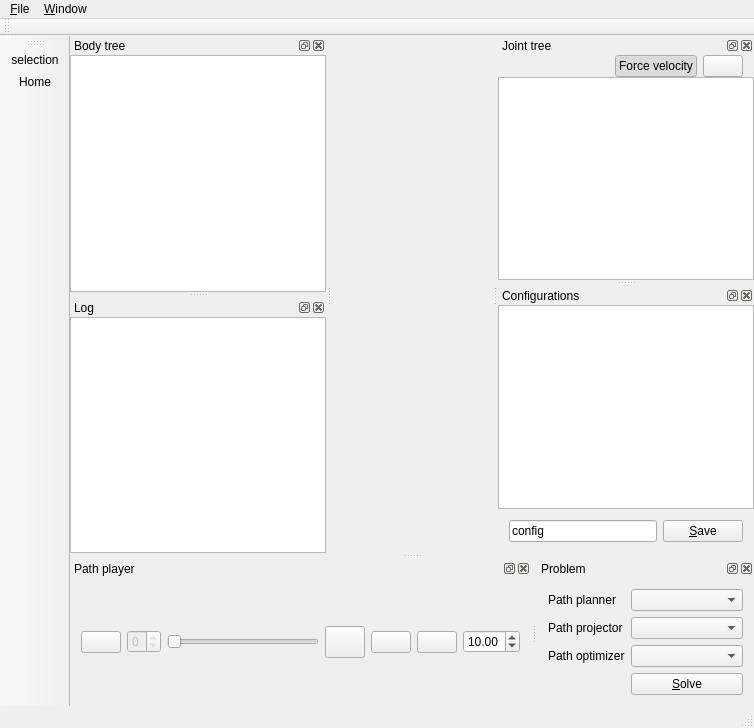
<?xml version="1.0" encoding="UTF-8"?>
<ui version="4.0">
 <class>MainWindow</class>
 <widget class="QMainWindow" name="MainWindow">
  <property name="geometry">
   <rect>
    <x>0</x>
    <y>0</y>
    <width>754</width>
    <height>728</height>
   </rect>
  </property>
  <property name="windowTitle">
   <string>HPP</string>
  </property>
  <property name="windowIcon">
   <iconset theme="hpp-gui">
    <normaloff/>
   </iconset>
  </property>
  <property name="autoFillBackground">
   <bool>false</bool>
  </property>
  <widget class="QWidget" name="centralWidget">
   <property name="sizePolicy">
    <sizepolicy hsizetype="Preferred" vsizetype="Preferred">
     <horstretch>0</horstretch>
     <verstretch>0</verstretch>
    </sizepolicy>
   </property>
   <property name="autoFillBackground">
    <bool>false</bool>
   </property>
   <property name="styleSheet">
    <string notr="true">image: url(:/img/gepetto.png);</string>
   </property>
   <layout class="QVBoxLayout" name="verticalLayout_5"/>
  </widget>
  <widget class="QMenuBar" name="menuBar">
   <property name="geometry">
    <rect>
     <x>0</x>
     <y>0</y>
     <width>754</width>
     <height>27</height>
    </rect>
   </property>
   <widget class="QMenu" name="menuFile">
    <property name="title">
     <string>&amp;File</string>
    </property>
    <addaction name="actionCreate_view"/>
    <addaction name="actionLoad_robot_from_file"/>
    <addaction name="actionLoad_environment"/>
    <addaction name="separator"/>
    <addaction name="actionQuit"/>
   </widget>
   <widget class="QMenu" name="menuWindow">
    <property name="title">
     <string>&amp;Window</string>
    </property>
   </widget>
   <addaction name="menuFile"/>
   <addaction name="menuWindow"/>
  </widget>
  <widget class="QToolBar" name="mainToolBar">
   <property name="windowTitle">
    <string>Main</string>
   </property>
   <property name="iconSize">
    <size>
     <width>12</width>
     <height>12</height>
    </size>
   </property>
   <attribute name="toolBarArea">
    <enum>TopToolBarArea</enum>
   </attribute>
   <attribute name="toolBarBreak">
    <bool>false</bool>
   </attribute>
  </widget>
  <widget class="QStatusBar" name="statusBar"/>
  <widget class="QDockWidget" name="dockWidget_bodyTree">
   <property name="contextMenuPolicy">
    <enum>Qt::DefaultContextMenu</enum>
   </property>
   <property name="allowedAreas">
    <set>Qt::LeftDockWidgetArea|Qt::RightDockWidgetArea</set>
   </property>
   <property name="windowTitle">
    <string>Body tree</string>
   </property>
   <attribute name="dockWidgetArea">
    <number>1</number>
   </attribute>
   <widget class="QWidget" name="dockWidgetContent">
    <layout class="QHBoxLayout" name="horizontalLayout">
     <property name="spacing">
      <number>0</number>
     </property>
     <property name="sizeConstraint">
      <enum>QLayout::SetMaximumSize</enum>
     </property>
     <property name="leftMargin">
      <number>0</number>
     </property>
     <property name="topMargin">
      <number>0</number>
     </property>
     <property name="rightMargin">
      <number>0</number>
     </property>
     <property name="bottomMargin">
      <number>0</number>
     </property>
     <item>
      <widget class="QTreeView" name="bodyTree">
       <property name="contextMenuPolicy">
        <enum>Qt::CustomContextMenu</enum>
       </property>
       <property name="headerHidden">
        <bool>true</bool>
       </property>
      </widget>
     </item>
    </layout>
   </widget>
  </widget>
  <widget class="QDockWidget" name="dockWidget_jointTree">
   <property name="windowTitle">
    <string>Joint tree</string>
   </property>
   <attribute name="dockWidgetArea">
    <number>2</number>
   </attribute>
   <widget class="QWidget" name="dockWidgetContents_2">
    <layout class="QVBoxLayout" name="verticalLayout">
     <property name="spacing">
      <number>0</number>
     </property>
     <property name="leftMargin">
      <number>0</number>
     </property>
     <property name="topMargin">
      <number>0</number>
     </property>
     <property name="rightMargin">
      <number>0</number>
     </property>
     <property name="bottomMargin">
      <number>0</number>
     </property>
     <item>
      <widget class="QWidget" name="widget_2" native="true">
       <layout class="QHBoxLayout" name="horizontalLayout_2">
        <property name="topMargin">
         <number>0</number>
        </property>
        <property name="bottomMargin">
         <number>0</number>
        </property>
        <item>
         <spacer name="horizontalSpacer">
          <property name="orientation">
           <enum>Qt::Horizontal</enum>
          </property>
          <property name="sizeHint" stdset="0">
           <size>
            <width>40</width>
            <height>20</height>
           </size>
          </property>
         </spacer>
        </item>
        <item>
         <widget class="QPushButton" name="button_forceVelocity">
          <property name="toolTip">
           <string>&lt;html&gt;&lt;head/&gt;&lt;body&gt;&lt;p&gt;When possible, force velocity mode.&lt;/p&gt;&lt;p&gt;&lt;br/&gt;&lt;/p&gt;&lt;p&gt;There are two modes available for editing the value of a joint:&lt;/p&gt;&lt;p&gt;- velocity: the user provides a speed to be integrated by HPP;&lt;/p&gt;&lt;p&gt;- position: the user provides the value of the joint.&lt;/p&gt;&lt;/body&gt;&lt;/html&gt;</string>
          </property>
          <property name="text">
           <string>Force velocity</string>
          </property>
          <property name="checkable">
           <bool>true</bool>
          </property>
          <property name="checked">
           <bool>true</bool>
          </property>
         </widget>
        </item>
        <item>
         <widget class="QPushButton" name="refreshButton">
          <property name="text">
           <string/>
          </property>
          <property name="icon">
           <iconset theme="view-refresh" resource="../../../../res/images.qrc">
            <normaloff>:/icons/refresh.png</normaloff>:/icons/refresh.png</iconset>
          </property>
          <property name="iconSize">
           <size>
            <width>18</width>
            <height>18</height>
           </size>
          </property>
         </widget>
        </item>
       </layout>
      </widget>
     </item>
     <item>
      <widget class="QTreeView" name="jointTree">
       <property name="contextMenuPolicy">
        <enum>Qt::CustomContextMenu</enum>
       </property>
       <property name="headerHidden">
        <bool>true</bool>
       </property>
       <attribute name="headerVisible">
        <bool>false</bool>
       </attribute>
      </widget>
     </item>
    </layout>
   </widget>
  </widget>
  <widget class="QToolBar" name="osgToolBar">
   <property name="windowTitle">
    <string>OSG</string>
   </property>
   <property name="toolTip">
    <string>Selection</string>
   </property>
   <property name="iconSize">
    <size>
     <width>16</width>
     <height>16</height>
    </size>
   </property>
   <attribute name="toolBarArea">
    <enum>LeftToolBarArea</enum>
   </attribute>
   <attribute name="toolBarBreak">
    <bool>false</bool>
   </attribute>
   <addaction name="actionSelection"/>
   <addaction name="actionHome"/>
  </widget>
  <widget class="QDockWidget" name="dockWidget_configurations">
   <property name="windowTitle">
    <string>Configurations</string>
   </property>
   <attribute name="dockWidgetArea">
    <number>2</number>
   </attribute>
   <widget class="QWidget" name="dockWidgetContents_3">
    <layout class="QVBoxLayout" name="verticalLayout_2">
     <property name="spacing">
      <number>0</number>
     </property>
     <property name="leftMargin">
      <number>0</number>
     </property>
     <property name="topMargin">
      <number>0</number>
     </property>
     <property name="rightMargin">
      <number>0</number>
     </property>
     <property name="bottomMargin">
      <number>0</number>
     </property>
     <item>
      <widget class="ConfigurationListWidget" name="widget_configurations" native="true">
       <layout class="QVBoxLayout" name="verticalLayout_4">
        <property name="spacing">
         <number>0</number>
        </property>
        <property name="leftMargin">
         <number>0</number>
        </property>
        <property name="topMargin">
         <number>0</number>
        </property>
        <property name="rightMargin">
         <number>0</number>
        </property>
        <property name="bottomMargin">
         <number>0</number>
        </property>
        <item>
         <widget class="QListWidget" name="listConfigurations">
          <property name="contextMenuPolicy">
           <enum>Qt::CustomContextMenu</enum>
          </property>
         </widget>
        </item>
        <item>
         <widget class="QWidget" name="widget" native="true">
          <layout class="QHBoxLayout" name="horizontalLayout_6">
           <item>
            <widget class="QLineEdit" name="lineEdit_configName">
             <property name="text">
              <string>config</string>
             </property>
            </widget>
           </item>
           <item>
            <widget class="QPushButton" name="button_SaveConfig">
             <property name="text">
              <string>&amp;Save</string>
             </property>
             <property name="icon">
              <iconset theme="list-add">
               <normaloff/>
              </iconset>
             </property>
             <property name="iconSize">
              <size>
               <width>16</width>
               <height>16</height>
              </size>
             </property>
            </widget>
           </item>
          </layout>
         </widget>
        </item>
       </layout>
      </widget>
     </item>
    </layout>
   </widget>
  </widget>
  <widget class="QDockWidget" name="dockWidget_player">
   <property name="allowedAreas">
    <set>Qt::BottomDockWidgetArea|Qt::TopDockWidgetArea</set>
   </property>
   <property name="windowTitle">
    <string>Path player</string>
   </property>
   <attribute name="dockWidgetArea">
    <number>8</number>
   </attribute>
   <widget class="PathPlayer" name="dockWidgetContents_player">
    <layout class="QHBoxLayout" name="horizontalLayout_3">
     <item>
      <widget class="QPushButton" name="refreshButton_path">
       <property name="text">
        <string/>
       </property>
       <property name="icon">
        <iconset theme="view-refresh" resource="../../../../res/images.qrc">
         <normaloff>:/icons/refresh.png</normaloff>:/icons/refresh.png</iconset>
       </property>
       <property name="iconSize">
        <size>
         <width>18</width>
         <height>18</height>
        </size>
       </property>
      </widget>
     </item>
     <item>
      <widget class="QSpinBox" name="pathIndexSpin">
       <property name="enabled">
        <bool>false</bool>
       </property>
       <property name="toolTip">
        <string>Path index</string>
       </property>
       <property name="prefix">
        <string/>
       </property>
       <property name="maximum">
        <number>0</number>
       </property>
      </widget>
     </item>
     <item>
      <widget class="QSlider" name="pathSlider">
       <property name="enabled">
        <bool>false</bool>
       </property>
       <property name="maximum">
        <number>99999</number>
       </property>
       <property name="orientation">
        <enum>Qt::Horizontal</enum>
       </property>
      </widget>
     </item>
     <item>
      <widget class="QPushButton" name="playPauseButton">
       <property name="sizePolicy">
        <sizepolicy hsizetype="Fixed" vsizetype="Fixed">
         <horstretch>0</horstretch>
         <verstretch>0</verstretch>
        </sizepolicy>
       </property>
       <property name="minimumSize">
        <size>
         <width>32</width>
         <height>32</height>
        </size>
       </property>
       <property name="baseSize">
        <size>
         <width>32</width>
         <height>32</height>
        </size>
       </property>
       <property name="toolTip">
        <string>Play/pause</string>
       </property>
       <property name="text">
        <string/>
       </property>
       <property name="icon">
        <iconset resource="../../../../res/images.qrc">
         <normaloff>:/icons/play.png</normaloff>
         <normalon>:/icons/pause.png</normalon>:/icons/play.png</iconset>
       </property>
       <property name="checkable">
        <bool>true</bool>
       </property>
       <property name="checked">
        <bool>false</bool>
       </property>
       <property name="default">
        <bool>false</bool>
       </property>
       <property name="flat">
        <bool>false</bool>
       </property>
      </widget>
     </item>
     <item>
      <widget class="QPushButton" name="stopButton">
       <property name="sizePolicy">
        <sizepolicy hsizetype="Fixed" vsizetype="Fixed">
         <horstretch>0</horstretch>
         <verstretch>0</verstretch>
        </sizepolicy>
       </property>
       <property name="baseSize">
        <size>
         <width>32</width>
         <height>32</height>
        </size>
       </property>
       <property name="toolTip">
        <string>Stop</string>
       </property>
       <property name="text">
        <string/>
       </property>
       <property name="icon">
        <iconset resource="../../../../res/images.qrc">
         <normaloff>:/icons/stop.png</normaloff>:/icons/stop.png</iconset>
       </property>
      </widget>
     </item>
     <item>
      <widget class="QPushButton" name="recordButton">
       <property name="sizePolicy">
        <sizepolicy hsizetype="Fixed" vsizetype="Fixed">
         <horstretch>0</horstretch>
         <verstretch>0</verstretch>
        </sizepolicy>
       </property>
       <property name="baseSize">
        <size>
         <width>32</width>
         <height>32</height>
        </size>
       </property>
       <property name="toolTip">
        <string>&lt;html&gt;&lt;head/&gt;&lt;body&gt;&lt;p&gt;Record the central widget as a sequence of images. You can find the images in /tmp/hpp_gui/record/img_%d.jpeg&lt;/p&gt;&lt;/body&gt;&lt;/html&gt;</string>
       </property>
       <property name="text">
        <string/>
       </property>
       <property name="icon">
        <iconset resource="../../../../res/images.qrc">
         <normaloff>:/icons/record.png</normaloff>:/icons/record.png</iconset>
       </property>
       <property name="checkable">
        <bool>true</bool>
       </property>
      </widget>
     </item>
     <item>
      <widget class="QDoubleSpinBox" name="timeSpinBox">
       <property name="toolTip">
        <string>Total time</string>
       </property>
       <property name="value">
        <double>10.000000000000000</double>
       </property>
      </widget>
     </item>
    </layout>
   </widget>
  </widget>
  <widget class="QDockWidget" name="dockWidget_solver">
   <property name="windowTitle">
    <string>Problem</string>
   </property>
   <attribute name="dockWidgetArea">
    <number>8</number>
   </attribute>
   <widget class="SolverWidget" name="dockWidgetContents_solver">
    <layout class="QFormLayout" name="formLayout_3">
     <property name="fieldGrowthPolicy">
      <enum>QFormLayout::AllNonFixedFieldsGrow</enum>
     </property>
     <item row="0" column="0">
      <widget class="QLabel" name="pathPlannerLabel">
       <property name="text">
        <string>Path planner</string>
       </property>
      </widget>
     </item>
     <item row="0" column="1">
      <widget class="QComboBox" name="pathPlannerComboBox"/>
     </item>
     <item row="1" column="0">
      <widget class="QLabel" name="pathProjectorLabel">
       <property name="text">
        <string>Path projector</string>
       </property>
      </widget>
     </item>
     <item row="1" column="1">
      <widget class="QComboBox" name="pathProjectorComboBox"/>
     </item>
     <item row="3" column="1">
      <widget class="QPushButton" name="pushButtonSolve">
       <property name="text">
        <string>&amp;Solve</string>
       </property>
       <property name="icon">
        <iconset theme="games-solve">
         <normaloff/>
        </iconset>
       </property>
      </widget>
     </item>
     <item row="2" column="0">
      <widget class="QLabel" name="pathOptimizerLabel">
       <property name="text">
        <string>Path optimizer</string>
       </property>
      </widget>
     </item>
     <item row="2" column="1">
      <widget class="QComboBox" name="pathOptimizerComboBox"/>
     </item>
    </layout>
   </widget>
  </widget>
  <widget class="QDockWidget" name="dockWidget_log">
   <property name="windowIcon">
    <iconset theme="dialog-information">
     <normaloff/>
    </iconset>
   </property>
   <property name="windowTitle">
    <string>Log</string>
   </property>
   <attribute name="dockWidgetArea">
    <number>1</number>
   </attribute>
   <widget class="QWidget" name="dockWidgetContents_4">
    <layout class="QVBoxLayout" name="verticalLayout_3">
     <property name="leftMargin">
      <number>0</number>
     </property>
     <property name="topMargin">
      <number>0</number>
     </property>
     <property name="rightMargin">
      <number>0</number>
     </property>
     <property name="bottomMargin">
      <number>0</number>
     </property>
     <item>
      <widget class="QTextEdit" name="logText"/>
     </item>
    </layout>
   </widget>
  </widget>
  <action name="actionCreate_view">
   <property name="icon">
    <iconset theme="window-new">
     <normaloff/>
    </iconset>
   </property>
   <property name="text">
    <string>Create &amp;view</string>
   </property>
  </action>
  <action name="actionLoad_robot_from_file">
   <property name="icon">
    <iconset theme="list-add">
     <normaloff/>
    </iconset>
   </property>
   <property name="text">
    <string>Load &amp;robot from file</string>
   </property>
  </action>
  <action name="actionQuit">
   <property name="icon">
    <iconset theme="window-close">
     <normaloff/>
    </iconset>
   </property>
   <property name="text">
    <string>&amp;Quit</string>
   </property>
  </action>
  <action name="actionLoad_environment">
   <property name="icon">
    <iconset theme="list-add">
     <normaloff/>
    </iconset>
   </property>
   <property name="text">
    <string>Load &amp;environment</string>
   </property>
  </action>
  <action name="actionSelection">
   <property name="icon">
    <iconset theme="select-rectangular" resource="../../../../res/images.qrc">
     <normaloff>:/osg/selection.png</normaloff>:/osg/selection.png</iconset>
   </property>
   <property name="text">
    <string>selection</string>
   </property>
   <property name="toolTip">
    <string>&lt;html&gt;&lt;head/&gt;&lt;body&gt;&lt;p&gt;Enter in select mode in the main OSG view&lt;/p&gt;&lt;/body&gt;&lt;/html&gt;</string>
   </property>
  </action>
  <action name="actionHome">
   <property name="icon">
    <iconset theme="zoom-fit-best">
     <normaloff/>
    </iconset>
   </property>
   <property name="text">
    <string>Home</string>
   </property>
   <property name="toolTip">
    <string>Zoom to fit</string>
   </property>
  </action>
 </widget>
 <layoutdefault spacing="6" margin="11"/>
 <customwidgets>
  <customwidget>
   <class>ConfigurationListWidget</class>
   <extends>QWidget</extends>
   <header>hpp/gui/configurationlistwidget.h</header>
   <container>1</container>
   <slots>
    <slot>onSaveClicked()</slot>
    <slot>showListContextMenu(QPoint)</slot>
    <slot>updateCurrentConfig(QListWidgetItem*)</slot>
   </slots>
  </customwidget>
  <customwidget>
   <class>SolverWidget</class>
   <extends>QWidget</extends>
   <header>hpp/gui/solverwidget.h</header>
   <container>1</container>
   <slots>
    <slot>selectPathPlanner(QString)</slot>
    <slot>selectPathOptimizer(QString)</slot>
    <slot>selectPathProjector(int)</slot>
   </slots>
  </customwidget>
  <customwidget>
   <class>PathPlayer</class>
   <extends>QWidget</extends>
   <header>hpp/gui/pathplayer.h</header>
   <container>1</container>
   <slots>
    <slot>update()</slot>
   </slots>
  </customwidget>
 </customwidgets>
 <resources>
  <include location="../../../../res/images.qrc"/>
 </resources>
 <connections>
  <connection>
   <sender>actionCreate_view</sender>
   <signal>activated()</signal>
   <receiver>MainWindow</receiver>
   <slot>onCreateView()</slot>
   <hints>
    <hint type="sourcelabel">
     <x>-1</x>
     <y>-1</y>
    </hint>
    <hint type="destinationlabel">
     <x>441</x>
     <y>358</y>
    </hint>
   </hints>
  </connection>
  <connection>
   <sender>actionLoad_robot_from_file</sender>
   <signal>activated()</signal>
   <receiver>MainWindow</receiver>
   <slot>openLoadRobotDialog()</slot>
   <hints>
    <hint type="sourcelabel">
     <x>-1</x>
     <y>-1</y>
    </hint>
    <hint type="destinationlabel">
     <x>441</x>
     <y>358</y>
    </hint>
   </hints>
  </connection>
  <connection>
   <sender>actionQuit</sender>
   <signal>activated()</signal>
   <receiver>MainWindow</receiver>
   <slot>close()</slot>
   <hints>
    <hint type="sourcelabel">
     <x>-1</x>
     <y>-1</y>
    </hint>
    <hint type="destinationlabel">
     <x>441</x>
     <y>358</y>
    </hint>
   </hints>
  </connection>
  <connection>
   <sender>bodyTree</sender>
   <signal>clicked(QModelIndex)</signal>
   <receiver>MainWindow</receiver>
   <slot>updateBodyTree(QModelIndex)</slot>
   <hints>
    <hint type="sourcelabel">
     <x>147</x>
     <y>219</y>
    </hint>
    <hint type="destinationlabel">
     <x>319</x>
     <y>239</y>
    </hint>
   </hints>
  </connection>
  <connection>
   <sender>jointTree</sender>
   <signal>clicked(QModelIndex)</signal>
   <receiver>MainWindow</receiver>
   <slot>updateJointTree(QModelIndex)</slot>
   <hints>
    <hint type="sourcelabel">
     <x>593</x>
     <y>219</y>
    </hint>
    <hint type="destinationlabel">
     <x>319</x>
     <y>239</y>
    </hint>
   </hints>
  </connection>
  <connection>
   <sender>bodyTree</sender>
   <signal>customContextMenuRequested(QPoint)</signal>
   <receiver>MainWindow</receiver>
   <slot>showTreeContextMenu(QPoint)</slot>
   <hints>
    <hint type="sourcelabel">
     <x>147</x>
     <y>219</y>
    </hint>
    <hint type="destinationlabel">
     <x>319</x>
     <y>239</y>
    </hint>
   </hints>
  </connection>
  <connection>
   <sender>listConfigurations</sender>
   <signal>itemClicked(QListWidgetItem*)</signal>
   <receiver>widget_configurations</receiver>
   <slot>updateCurrentConfig(QListWidgetItem*)</slot>
   <hints>
    <hint type="sourcelabel">
     <x>338</x>
     <y>97</y>
    </hint>
    <hint type="destinationlabel">
     <x>502</x>
     <y>333</y>
    </hint>
   </hints>
  </connection>
  <connection>
   <sender>button_SaveConfig</sender>
   <signal>clicked()</signal>
   <receiver>widget_configurations</receiver>
   <slot>onSaveClicked()</slot>
   <hints>
    <hint type="sourcelabel">
     <x>590</x>
     <y>160</y>
    </hint>
    <hint type="destinationlabel">
     <x>502</x>
     <y>333</y>
    </hint>
   </hints>
  </connection>
  <connection>
   <sender>listConfigurations</sender>
   <signal>customContextMenuRequested(QPoint)</signal>
   <receiver>widget_configurations</receiver>
   <slot>showListContextMenu(QPoint)</slot>
   <hints>
    <hint type="sourcelabel">
     <x>338</x>
     <y>97</y>
    </hint>
    <hint type="destinationlabel">
     <x>502</x>
     <y>333</y>
    </hint>
   </hints>
  </connection>
  <connection>
   <sender>jointTree</sender>
   <signal>doubleClicked(QModelIndex)</signal>
   <receiver>jointTree</receiver>
   <slot>expand(QModelIndex)</slot>
   <hints>
    <hint type="sourcelabel">
     <x>502</x>
     <y>139</y>
    </hint>
    <hint type="destinationlabel">
     <x>502</x>
     <y>139</y>
    </hint>
   </hints>
  </connection>
  <connection>
   <sender>actionLoad_environment</sender>
   <signal>activated()</signal>
   <receiver>MainWindow</receiver>
   <slot>openLoadEnvironmentDialog()</slot>
   <hints>
    <hint type="sourcelabel">
     <x>-1</x>
     <y>-1</y>
    </hint>
    <hint type="destinationlabel">
     <x>287</x>
     <y>363</y>
    </hint>
   </hints>
  </connection>
  <connection>
   <sender>refreshButton</sender>
   <signal>clicked()</signal>
   <receiver>MainWindow</receiver>
   <slot>reload()</slot>
   <hints>
    <hint type="sourcelabel">
     <x>728</x>
     <y>69</y>
    </hint>
    <hint type="destinationlabel">
     <x>376</x>
     <y>363</y>
    </hint>
   </hints>
  </connection>
  <connection>
   <sender>refreshButton_path</sender>
   <signal>clicked()</signal>
   <receiver>dockWidgetContents_player</receiver>
   <slot>update()</slot>
   <hints>
    <hint type="sourcelabel">
     <x>49</x>
     <y>639</y>
    </hint>
    <hint type="destinationlabel">
     <x>262</x>
     <y>627</y>
    </hint>
   </hints>
  </connection>
  <connection>
   <sender>jointTree</sender>
   <signal>customContextMenuRequested(QPoint)</signal>
   <receiver>MainWindow</receiver>
   <slot>showTreeContextMenu(QPoint)</slot>
   <hints>
    <hint type="sourcelabel">
     <x>625</x>
     <y>182</y>
    </hint>
    <hint type="destinationlabel">
     <x>376</x>
     <y>363</y>
    </hint>
   </hints>
  </connection>
 </connections>
 <slots>
  <slot>onCreateView()</slot>
  <slot>openLoadRobotDialog()</slot>
  <slot>updateBodyTree(QModelIndex)</slot>
  <slot>showTreeContextMenu(QPoint)</slot>
  <slot>updateJointTree(QModelIndex)</slot>
  <slot>openLoadEnvironmentDialog()</slot>
  <slot>reload()</slot>
 </slots>
</ui>
